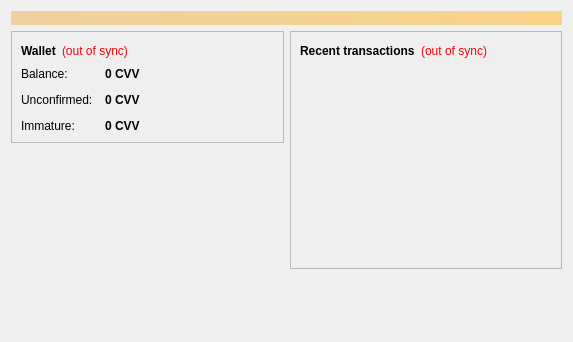
<?xml version="1.0" encoding="UTF-8"?>
<ui version="4.0">
 <class>OverviewPage</class>
 <widget class="QWidget" name="OverviewPage">
  <property name="geometry">
   <rect>
    <x>0</x>
    <y>0</y>
    <width>573</width>
    <height>342</height>
   </rect>
  </property>
  <property name="windowTitle">
   <string>Form</string>
  </property>
  <layout class="QVBoxLayout" name="topLayout">
   <item>
    <widget class="QLabel" name="labelAlerts">
     <property name="visible">
      <bool>false</bool>
     </property>
     <property name="styleSheet">
      <string notr="true">background-color: qlineargradient(x1: 0, y1: 0, x2: 1, y2: 0, stop:0 #F0D0A0, stop:1 #F8D488); color:#000000;</string>
     </property>
     <property name="wordWrap">
      <bool>true</bool>
     </property>
     <property name="margin">
      <number>3</number>
     </property>
    </widget>
   </item>
   <item>
    <layout class="QHBoxLayout" name="horizontalLayout" stretch="1,1">
     <item>
      <layout class="QVBoxLayout" name="verticalLayout_2">
       <item>
        <widget class="QFrame" name="frame">
         <property name="frameShape">
          <enum>QFrame::StyledPanel</enum>
         </property>
         <property name="frameShadow">
          <enum>QFrame::Raised</enum>
         </property>
         <layout class="QVBoxLayout" name="verticalLayout_4">
          <item>
           <layout class="QHBoxLayout" name="horizontalLayout_4">
            <item>
             <widget class="QLabel" name="label_5">
              <property name="font">
               <font>
                <weight>75</weight>
                <bold>true</bold>
               </font>
              </property>
              <property name="text">
               <string>Wallet</string>
              </property>
             </widget>
            </item>
            <item>
             <widget class="QLabel" name="labelWalletStatus">
              <property name="toolTip">
               <string>The displayed information may be out of date. Your wallet automatically synchronizes with the CvvCoin network after a connection is established, but this process has not completed yet.</string>
              </property>
              <property name="styleSheet">
               <string notr="true">QLabel { color: red; }</string>
              </property>
              <property name="text">
               <string notr="true">(out of sync)</string>
              </property>
              <property name="alignment">
               <set>Qt::AlignLeading|Qt::AlignLeft|Qt::AlignVCenter</set>
              </property>
             </widget>
            </item>
            <item>
             <spacer name="horizontalSpacer_2">
              <property name="orientation">
               <enum>Qt::Horizontal</enum>
              </property>
              <property name="sizeHint" stdset="0">
               <size>
                <width>40</width>
                <height>20</height>
               </size>
              </property>
             </spacer>
            </item>
           </layout>
          </item>
          <item>
           <layout class="QFormLayout" name="formLayout_2">
            <property name="fieldGrowthPolicy">
             <enum>QFormLayout::AllNonFixedFieldsGrow</enum>
            </property>
            <property name="horizontalSpacing">
             <number>12</number>
            </property>
            <property name="verticalSpacing">
             <number>12</number>
            </property>
            <item row="0" column="0">
             <widget class="QLabel" name="label">
              <property name="text">
               <string>Balance:</string>
              </property>
             </widget>
            </item>
            <item row="0" column="1">
             <widget class="QLabel" name="labelBalance">
              <property name="font">
               <font>
                <weight>75</weight>
                <bold>true</bold>
               </font>
              </property>
              <property name="cursor">
               <cursorShape>IBeamCursor</cursorShape>
              </property>
              <property name="toolTip">
               <string>Your current balance</string>
              </property>
              <property name="text">
               <string notr="true">0 CVV</string>
              </property>
              <property name="textInteractionFlags">
               <set>Qt::LinksAccessibleByMouse|Qt::TextSelectableByKeyboard|Qt::TextSelectableByMouse</set>
              </property>
             </widget>
            </item>
            <item row="1" column="0">
             <widget class="QLabel" name="label_3">
              <property name="text">
               <string>Unconfirmed:</string>
              </property>
             </widget>
            </item>
            <item row="1" column="1">
             <widget class="QLabel" name="labelUnconfirmed">
              <property name="font">
               <font>
                <weight>75</weight>
                <bold>true</bold>
               </font>
              </property>
              <property name="cursor">
               <cursorShape>IBeamCursor</cursorShape>
              </property>
              <property name="toolTip">
               <string>Total of transactions that have yet to be confirmed, and do not yet count toward the current balance</string>
              </property>
              <property name="text">
               <string notr="true">0 CVV</string>
              </property>
              <property name="textInteractionFlags">
               <set>Qt::LinksAccessibleByMouse|Qt::TextSelectableByKeyboard|Qt::TextSelectableByMouse</set>
              </property>
             </widget>
            </item>
            <item row="2" column="0">
             <widget class="QLabel" name="labelImmatureText">
              <property name="text">
               <string>Immature:</string>
              </property>
             </widget>
            </item>
            <item row="2" column="1">
             <widget class="QLabel" name="labelImmature">
              <property name="font">
               <font>
                <weight>75</weight>
                <bold>true</bold>
               </font>
              </property>
              <property name="toolTip">
               <string>Mined balance that has not yet matured</string>
              </property>
              <property name="text">
               <string notr="true">0 CVV</string>
              </property>
              <property name="textInteractionFlags">
               <set>Qt::LinksAccessibleByMouse|Qt::TextSelectableByKeyboard|Qt::TextSelectableByMouse</set>
              </property>
             </widget>
            </item>
			
           </layout>
          </item>
         </layout>
        </widget>
       </item>
       <item>
        <spacer name="verticalSpacer">
         <property name="orientation">
          <enum>Qt::Vertical</enum>
         </property>
         <property name="sizeHint" stdset="0">
          <size>
           <width>20</width>
           <height>40</height>
          </size>
         </property>
        </spacer>
       </item>
		<item>
         <widget class="QLabel" name="label_wallet_bgcoin">
          <property name="text">
           <string/>
          </property>
          <property name="pixmap">
           <pixmap resource="../bitcoin.qrc">:/images/wallet_bgcoin</pixmap>
          </property>
          <property name="scaledContents">
           <bool>false</bool>
          </property>
          <property name="alignment">
           <set>Qt::AlignLeft</set>
          </property>
          <property name="margin">
           <number>-2</number>
          </property>
         </widget>
        </item>
	   </layout>
     </item>
     <item>
      <layout class="QVBoxLayout" name="verticalLayout_3">
       <item>
        <widget class="QFrame" name="frame_2">
         <property name="frameShape">
          <enum>QFrame::StyledPanel</enum>
         </property>
         <property name="frameShadow">
          <enum>QFrame::Raised</enum>
         </property>
         <layout class="QVBoxLayout" name="verticalLayout">
          <item>
           <layout class="QHBoxLayout" name="horizontalLayout_2">
            <item>
             <widget class="QLabel" name="label_4">
              <property name="text">
               <string>&lt;b&gt;Recent transactions&lt;/b&gt;</string>
              </property>
             </widget>
            </item>
            <item>
             <widget class="QLabel" name="labelTransactionsStatus">
              <property name="toolTip">
               <string>The displayed information may be out of date. Your wallet automatically synchronizes with the CvvCoin network after a connection is established, but this process has not completed yet.</string>
              </property>
              <property name="styleSheet">
               <string notr="true">QLabel { color: red; }</string>
              </property>
              <property name="text">
               <string notr="true">(out of sync)</string>
              </property>
              <property name="alignment">
               <set>Qt::AlignRight|Qt::AlignTrailing|Qt::AlignVCenter</set>
              </property>
             </widget>
            </item>
            <item>
             <spacer name="horizontalSpacer">
              <property name="orientation">
               <enum>Qt::Horizontal</enum>
              </property>
              <property name="sizeHint" stdset="0">
               <size>
                <width>40</width>
                <height>20</height>
               </size>
              </property>
             </spacer>
            </item>
           </layout>
          </item>
          <item>
           <widget class="QListView" name="listTransactions">
            <property name="styleSheet">
             <string notr="true">QListView { background: transparent; }</string>
            </property>
            <property name="frameShape">
             <enum>QFrame::NoFrame</enum>
            </property>
            <property name="verticalScrollBarPolicy">
             <enum>Qt::ScrollBarAlwaysOff</enum>
            </property>
            <property name="horizontalScrollBarPolicy">
             <enum>Qt::ScrollBarAlwaysOff</enum>
            </property>
            <property name="selectionMode">
             <enum>QAbstractItemView::NoSelection</enum>
            </property>
           </widget>
          </item>
         </layout>
        </widget>
       </item>
       <item>
        <spacer name="verticalSpacer_2">
         <property name="orientation">
          <enum>Qt::Vertical</enum>
         </property>
         <property name="sizeHint" stdset="0">
          <size>
           <width>20</width>
           <height>40</height>
          </size>
         </property>
        </spacer>
       </item>
      </layout>
     </item>
    </layout>
   </item>
  </layout>
 </widget>
 <resources/>
 <connections/>
</ui>
